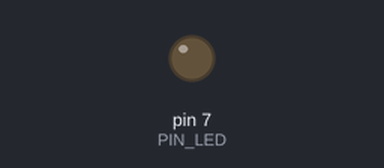
A sketch run on a simulated Arduino Uno, built with avr-gcc and run on an emulated ATmega328P. Shown: output pins drawn as LEDs (lit = HIGH). Dashed ring = blinking. At 2.0 s the program stops and its outputs stay as they are.

Above: at 0.5 s.
At 1.85 s:
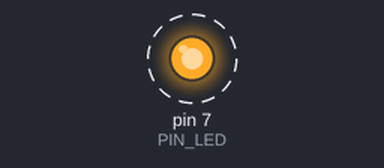
Timing chart, 0 to 3.0 s (numbered marks = the images above):
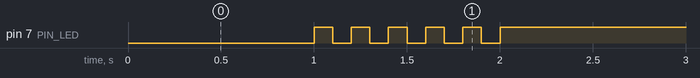

Measured:
- by itself, pin 7 (PIN_LED): alternates HIGH for 0.10 s and LOW for 0.10 s, 11 changes in all, then stays HIGH

The sketch:

05_example_2.ino
```cpp
#define PIN_LED 7
unsigned int count;

void setup() {
  pinMode(PIN_LED, OUTPUT);
  Serial.begin(115200); // Initialize serial port
  while(!Serial){
    ; //wait for serial port to connect
  }
  count = 0;
}

void loop() {
  digitalWrite(PIN_LED, 0);
  delay(1000);
  while(count<5){
    digitalWrite(PIN_LED, 1);
    delay(100);
    digitalWrite(PIN_LED, 0);
    delay(100);
    count +=1;
   digitalWrite(PIN_LED, 1);
  }
  while(1){
    ;
  }
}
```
